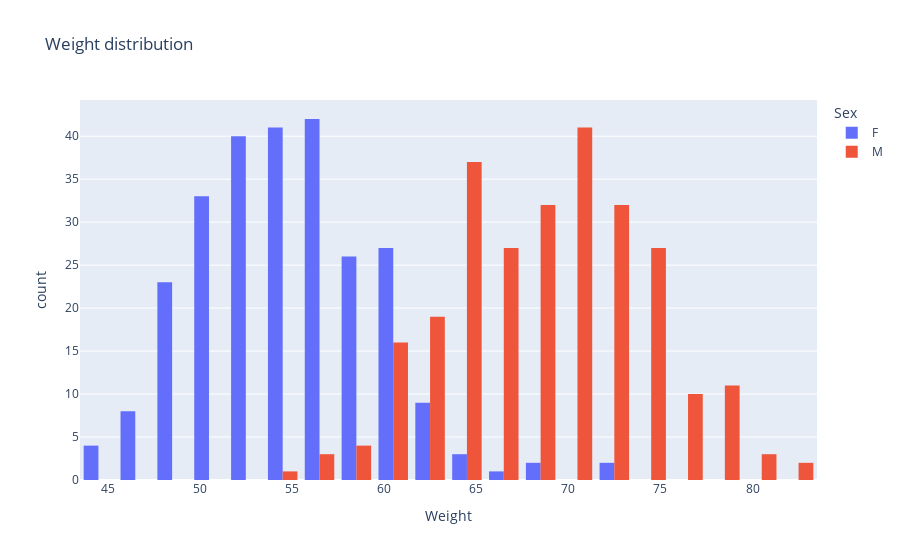

Here is the notebook cell this chart was saved with:
### Code cell
plots.weight_histogram(sport_data)

### Figure 1 — Plotly figure (JSON) as saved in the notebook; plotly's stock layout.template omitted (floating-point values rounded to 4 significant figures; data arrays with more than 128 entries replaced by an {"elided": "..."} marker saying what was removed)
{"data": [{"alignmentgroup": "True", "bingroup": "x", "hovertemplate": "Sex=F<br>Weight=%{x}<br>count=%{y}<extra></extra>", "legendgroup": "F", "marker": {"color": "#636efa", "pattern": {"shape": ""}}, "name": "F", "offsetgroup": "F", "orientation": "v", "showlegend": true, "type": "histogram", "x": {"elided": "263 int values"}, "xaxis": "x", "yaxis": "y"}, {"alignmentgroup": "True", "bingroup": "x", "hovertemplate": "Sex=M<br>Weight=%{x}<br>count=%{y}<extra></extra>", "legendgroup": "M", "marker": {"color": "#EF553B", "pattern": {"shape": ""}}, "name": "M", "offsetgroup": "M", "orientation": "v", "showlegend": true, "type": "histogram", "x": {"elided": "266 int values"}, "xaxis": "x", "yaxis": "y"}], "layout": {"barmode": "group", "legend": {"title": {"text": "Sex"}, "tracegroupgap": 0}, "title": {"text": "Weight distribution"}, "xaxis": {"anchor": "y", "domain": [0, 1], "title": {"text": "Weight"}}, "yaxis": {"anchor": "x", "domain": [0, 1], "title": {"text": "count"}}}}
